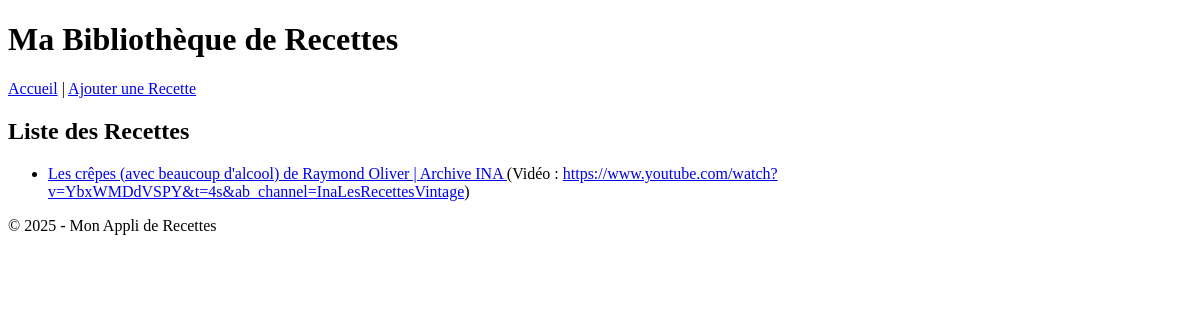
Before: / with the older database file.
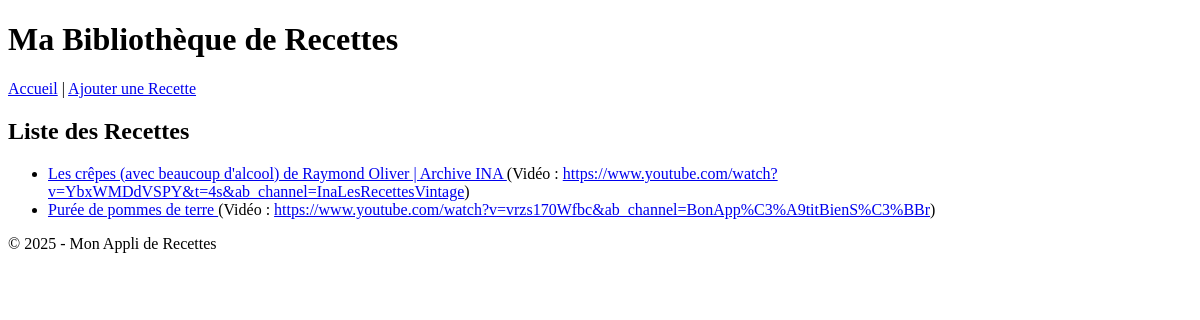
After: the same page with the newer database file.
### tables this page shows
CREATE TABLE recipes (
                            id INTEGER PRIMARY KEY AUTOINCREMENT,
                            video_url TEXT NOT NULL,
                            title TEXT,
                            ingredients TEXT,
                            steps TEXT
                        );

### app.py (the view)
@app.route('/')
def index():
    with sqlite3.connect(app.config['DB_PATH']) as conn:
        cursor = conn.cursor()
        cursor.execute("SELECT id, title, video_url FROM recipes")
        data = cursor.fetchall()
    return render_template('index.html', recipes=data)

### templates/index.html
{% extends "base.html" %}
{% block content %}
<h2>Liste des Recettes</h2>
<ul>
{% for recipe in recipes %}
  <li>
    <a href="{{ url_for('view_recipe', recipe_id=recipe[0]) }}">
      {{ recipe[1] or "Recette sans titre" }}
    </a>
    (Vidéo : <a href="{{ recipe[2] }}" target="_blank">{{ recipe[2] }}</a>)
  </li>
{% endfor %}
</ul>
{% endblock %}

### templates/base.html (shortened to what this page needs)
<!DOCTYPE html>
<html lang="fr">
<head>
    <link rel="stylesheet" href="{{ url_for('static', filename='style.css') }}">
</head>
<body>
    <header>
        <h1>Ma Bibliothèque de Recettes</h1>
        <nav>
            <a href="{{ url_for('index') }}">Accueil</a> |
            <a href="{{ url_for('add_recipe') }}">Ajouter une Recette</a>
        </nav>
    </header>
    <div class="content">
        {% block content %}{% endblock %}
    </div>
    <footer>
        <p>&copy; 2025 - Mon Appli de Recettes</p>
    </footer>
</body>
</html>

Changed rows visible on the page:
added recipes: title "Purée de pommes de terre", video_url "https://www.youtube.com/watch?v=vrzs170Wfbc&ab_channel=BonApp%C3%A9titBienS%C3%BBr"
